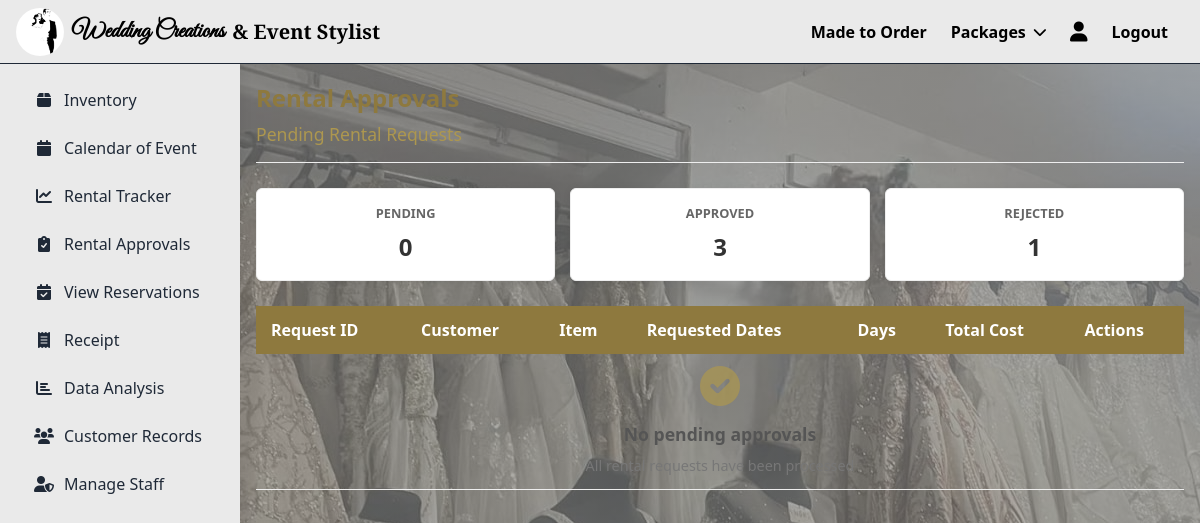
Before: /rentals/approvals/ (signed in) with the older database file.
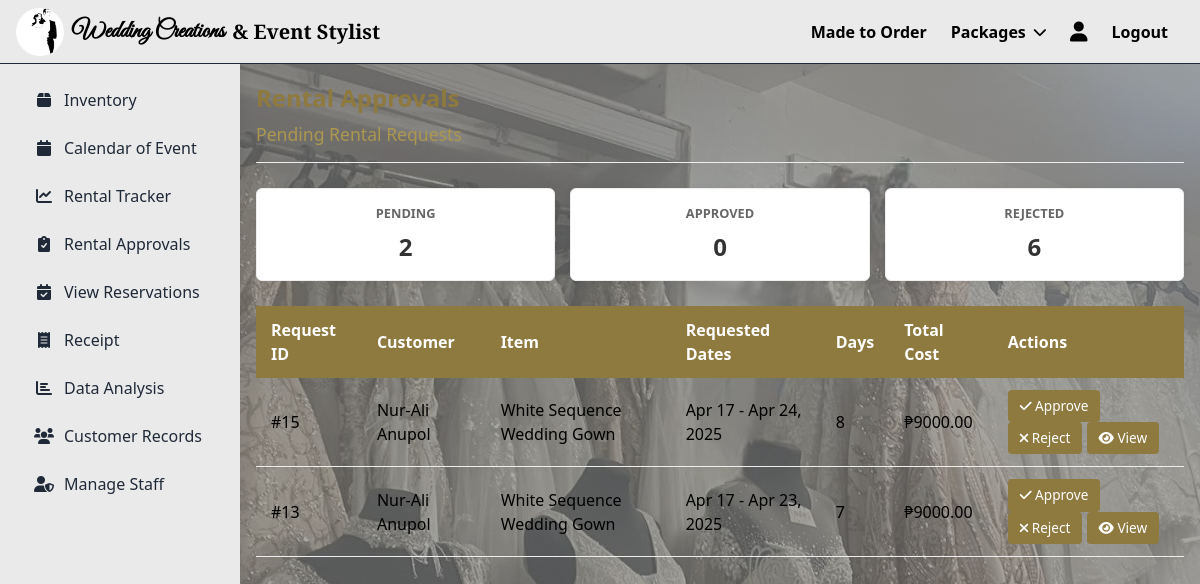
After: the same page with the newer database file.
### saritasapp/models.py (models this page shows, shortened)
class Rental(models.Model):
    PENDING = "Pending"
    APPROVED = "Approved"
    RENTED = "Rented"
    RETURNED = "Returned"
    OVERDUE = "Overdue"
    CANCELLED = "Cancelled"
    REJECTED = "Rejected"
    RENTING = "Renting"
    STATUS_CHOICES = [
        (RENTING, "Renting"),
        (PENDING, "Pending"),
        (APPROVED, "Approved"),
        (RENTED, "Rented"),
        (RETURNED, "Returned"),
        (OVERDUE, "Overdue"),
        (CANCELLED, "Cancelled"),
        (REJECTED, "Rejected"),
    ]
    customer = models.ForeignKey(Customer, on_delete=models.CASCADE, related_name="rentals")
    user = models.ForeignKey(
        settings.AUTH_USER_MODEL,
        on_delete=models.SET_NULL,
        null=True,
        blank=True,
        related_name="managed_rentals"
    )
    user = models.ForeignKey(
        settings.AUTH_USER_MODEL,
        on_delete=models.SET_NULL,
        null=True,
        blank=True,
        related_name="managed_rentals"
    )
    approved_by = models.ForeignKey(
        settings.AUTH_USER_MODEL,
        on_delete=models.SET_NULL,
        null=True,
        blank=True,
        related_name="approved_rentals"
    )
    inventory = models.ForeignKey(
        'Inventory',
        on_delete=models.CASCADE,
        related_name="rentals"
    )
    rental_start = models.DateField(default=timezone.now, db_index=True)
    rental_end = models.DateField(db_index=True)
    deposit = models.DecimalField(
        max_digits=10,
        decimal_places=2,
        null=True,
        blank=True
    )
    status = models.CharField(
        max_length=10,
        choices=STATUS_CHOICES,
        default=PENDING,
        db_index=True
    )
    created_at = models.DateTimeField(auto_now_add=True, db_index=True)
    updated_at = models.DateTimeField(auto_now=True)
    approved_at = models.DateTimeField(null=True, blank=True)
    rejection_reason = models.TextField(blank=True, null=True)
    notes = models.TextField(blank=True, null=True)
    inventory_decremented = models.BooleanField(default=False)
    class Meta:
        ordering = ['-created_at']
        indexes = [
            models.Index(fields=['rental_start', 'rental_end']),
            models.Index(fields=['status']),
            models.Index(fields=['created_at']),
        ]
    @property
    def duration_days(self):
        return (self.rental_end - self.rental_start).days + 1
    @property
    def rental_cost(self):
        return float(self.inventory.rental_price)
    @property
    def total_cost(self):
        return self.rental_cost + float(self.deposit or 0)

class Customer(models.Model):
    user = models.OneToOneField(User, on_delete=models.CASCADE, related_name="customer_profile")
    phone = models.CharField(max_length=15, unique=True)
    address = models.TextField(blank=True, null=True)
    created_at = models.DateTimeField(auto_now_add=True)
    image = models.ImageField(upload_to="customers/", null=True, blank=True)

class User(AbstractUser):
    ROLE_CHOICES = [
        ('staff', 'Staff'),
        ('customer', 'Customer'),
    ]
    email = models.EmailField(unique=True)
    branch = models.ForeignKey(Branch, null=True, blank=True, on_delete=models.SET_NULL)
    role = models.CharField(max_length=10, choices=ROLE_CHOICES, default='customer')
    created_at = models.DateTimeField(auto_now_add=True)
    USERNAME_FIELD = "username"
    REQUIRED_FIELDS = ["email"]

class Inventory(models.Model):
    name = models.CharField(max_length=255)
    branch = models.ForeignKey(Branch, on_delete=models.CASCADE, related_name="inventory_items")
    category = models.ForeignKey(Category, on_delete=models.CASCADE, related_name="items")
    color = models.ForeignKey(Color, null=True, blank=True, on_delete=models.SET_NULL, related_name="inventory_items")
    size = models.ForeignKey(Size, null=True, blank=True, on_delete=models.SET_NULL, related_name="inventory_items")
    quantity = models.IntegerField(default=0)
    rental_price = models.DecimalField(max_digits=10, decimal_places=2)
    reservation_price = models.DecimalField(max_digits=10, decimal_places=2, null=True, blank=True)
    deposit_price = models.DecimalField(max_digits=10, decimal_places=2, null=True, blank=True)
    purchase_price = models.DecimalField(max_digits=10, decimal_places=2, null=True, blank=True)
    available = models.BooleanField(default=True)
    image = models.ImageField(upload_to="inventory/", null=True, blank=True)
    created_at = models.DateTimeField(auto_now_add=True)
    updated_at = models.DateTimeField(auto_now=True)
    class Meta:
        verbose_name_plural = "Inventory"
        ordering = ['-created_at']

### saritasapp/views.py (the view)
# urls.py: path('rentals/approvals/', views.rental_approvals, name='rental_approvals'),
@staff_member_required
@login_required
def rental_approvals(request):
    pending_rentals = Rental.objects.filter(status='Pending').select_related(
        'customer__user', 'inventory').order_by('-created_at')
    stats = {
        'pending': pending_rentals.count(),
        'approved': Rental.objects.filter(status='Approved').count(),
        'rejected': Rental.objects.filter(status='Rejected').count(),
    }
    return render(request, 'saritasapp/rental_approvals.html', {
        'pending_rentals': pending_rentals,
        'stats': stats,
    })

### customerapp/context_processors.py (called while the page is built)
def notifications(request):
    if request.user.is_authenticated:
        cache_key = f'unread_count_{request.user.id}'
        count = cache.get(cache_key)
        if count is None:
            count = Notification.objects.filter(
                user=request.user,
                is_read=False
            ).count()
            cache.set(cache_key, count, 60)  # Cache for 60 seconds
        return {'unread_count': count}
    return {'unread_count': 0}

### saritasapp/context_processors.py (called while the page is built)
def notifications(request):
    if request.user.is_authenticated:
        return {
            'unread_count': Notification.objects.filter(user=request.user, is_read=False).count()
        }
    return {}

### saritasapp/templates/saritasapp/rental_approvals.html (shortened to what this page needs)
{% extends "saritasapp/base.html" %}
{% load static %}
{% block extra_css %}
<link rel="stylesheet" href="{% static 'css/rental_approvals.css' %}">
<link rel="stylesheet" href="https://cdnjs.cloudflare.com/ajax/libs/font-awesome/6.0.0/css/all.min.css">
{% endblock %}
{% block content %}
<div class="page-header">
    <h1>Rental Approvals</h1>
    <h2>Pending Rental Requests</h2>
</div>
<div class="stats-container">
    <div class="stat-item">
        <div class="stat-label">Pending</div>
        <div class="stat-value">{{ stats.pending }}</div>
    </div>
    <div class="stat-item">
        <div class="stat-label">Approved</div>
        <div class="stat-value">{{ stats.approved }}</div>
    </div>
    <div class="stat-item">
        <div class="stat-label">Rejected</div>
        <div class="stat-value">{{ stats.rejected }}</div>
    </div>
</div>
<div class="table-container">
    <table class="table">
        <thead>
            <tr>
                <th>Request ID</th>
                <th>Customer</th>
                <th>Item</th>
                <th>Requested Dates</th>
                <th>Days</th>
                <th>Total Cost</th>
                <th>Actions</th>
            </tr>
        </thead>
        <tbody>
            {% for rental in pending_rentals %}
            <tr>
                <td>#{{ rental.id }}</td>
                <td>{{ rental.customer.user.get_full_name }}</td>
                <td>{{ rental.inventory.name }}</td>
                <td>{{ rental.rental_start|date:"M d" }} - {{ rental.rental_end|date:"M d, Y" }}</td>
                <td>{{ rental.duration_days }}</td>
                <td>₱{{ rental.total_cost|floatformat:2 }}</td>
                <td class="action-buttons">
                    <a href="{% url 'saritasapp:approve_or_reject_rental' rental.id 'approve' %}" class="btn btn-approve">
                        <i class="fas fa-check"></i> Approve
                    </a>
                    <a href="{% url 'saritasapp:approve_or_reject_rental' rental.id 'reject' %}" class="btn btn-reject">
                        <i class="fas fa-times"></i> Reject
                    </a>
                    <a href="{% url 'saritasapp:rental_detail' rental.id %}" class="btn btn-info">
                        <i class="fas fa-eye"></i> View
                    </a>
                </td>
            </tr>
            {% empty %}
            <tr>
                <td colspan="7" class="empty-state">
                    <i class="fas fa-check-circle"></i>
                    <h4>No pending approvals</h4>
                    <p>All rental requests have been processed</p>
                </td>
            </tr>
            {% endfor %}
        </tbody>
    </table>
</div>
{% endblock %}

### saritasapp/templates/saritasapp/base.html (shortened to what this page needs)
{% load static %}
<!DOCTYPE html>
<html lang="en">
<head>
    <script src="https://cdn.tailwindcss.com"></script>
    <link rel="stylesheet" href="https://cdnjs.cloudflare.com/ajax/libs/font-awesome/6.4.0/css/all.min.css">
    {% block extra_css %}{% endblock %}
</head>
<body class="bg-custom min-h-screen">
    <div class="hidden lg:block fixed top-0 left-0 h-full w-60 bg-[#EAEAEA] shadow-lg z-40 overflow-y-auto">
        <div class="p-4 space-y-2 mt-16">
            <a href="{% url 'saritasapp:inventory_list' %}" class="flex items-center px-4 py-2 text-gray-800 hover:bg-[#AD974F] rounded-lg transition-colors">
                <i class="fas fa-box w-6 text-center mr-2"></i>
                <span>Inventory</span>
            </a>
            <a href="{% url 'saritasapp:calendar' %}" class="flex items-center px-4 py-2 text-gray-800 hover:bg-[#AD974F] rounded-lg transition-colors">
                <i class="fas fa-calendar w-6 text-center mr-2"></i>
                <span>Calendar of Event</span>
            </a>
            <a href="{% url 'saritasapp:rental_tracker' %}" class="flex items-center px-4 py-2 text-gray-800 hover:bg-[#AD974F] rounded-lg transition-colors">
                <i class="fas fa-chart-line w-6 text-center mr-2"></i>
                <span>Rental Tracker</span>
            </a>
            <a href="{% url 'saritasapp:rental_approvals' %}" class="flex items-center px-4 py-2 text-gray-800 hover:bg-[#AD974F] rounded-lg transition-colors">
                <i class="fas fa-clipboard-check w-6 text-center mr-2"></i>
                <span>Rental Approvals</span>
            </a>
            <a href="{% url 'saritasapp:view_reservations' %}" class="flex items-center px-4 py-2 text-gray-800 hover:bg-[#AD974F] rounded-lg transition-colors">
                <i class="fas fa-calendar-check w-6 text-center mr-2"></i>
                <span>View Reservations</span>
            </a>
            <a href="{% url 'saritasapp:receipt-detail' receipt_id=1 %}" class="flex items-center px-4 py-2 text-gray-800 hover:bg-[#AD974F] rounded-lg transition-colors">
                <i class="fas fa-receipt w-6 text-center mr-2"></i>
                <span>Receipt</span>
            </a>
            <a href="{% url 'saritasapp:data_analysis' %}" class="flex items-center px-4 py-2 text-gray-800 hover:bg-[#AD974F] rounded-lg transition-colors">
                <i class="fas fa-chart-bar w-6 text-center mr-2"></i>
                <span>Data Analysis</span>
            </a>
            <a href="{% url 'saritasapp:customer_list' %}" class="flex items-center px-4 py-2 text-gray-800 hover:bg-[#AD974F] rounded-lg transition-colors">
                <i class="fas fa-users w-6 text-center mr-2"></i>
                <span>Customer Records</span>
            </a>
            <a href="{% url 'saritasapp:manage_staff' %}" class="flex items-center px-4 py-2 text-gray-800 hover:bg-[#AD974F] rounded-lg transition-colors">
                <i class="fas fa-user-shield w-6 text-center mr-2"></i>
                <span>Manage Staff</span>
            </a>
        </div>
    </div>
    <header class="fixed top-0 left-0 right-0 h-16 bg-[#EAEAEA] flex items-center justify-between px-4 z-50 border-b border-gray-800">
        <div class="flex items-center">
            <a href="{% url 'saritasapp:dashboard' %}" class="flex items-center gap-2">
                <img src="{% static 'images/Logo.png' %}" alt="Logo" class="w-12 h-12 rounded-full">
                <span class="text-2xl font-bold text-black" style="font-family: 'Great Vibes', cursive;">
                    Wedding Creations
                </span>
                <span class="text-xl font-semibold text-black" style="font-family: 'Playfair Display', serif;">
                    & Event Stylist
                </span>
            </a>
        </div>
        <div class="hidden lg:flex items-center gap-6 mr-4">
            <a href="{% url 'saritasapp:made_to_order' %}" class="text-black font-semibold hover:text-[#AD974F] transition-colors">
                Made to Order
            </a>
            <div class="relative group">
                <button class="flex items-center text-black font-semibold hover:text-[#AD974F] transition-colors">
                    Packages
                    <i class="fas fa-chevron-down ml-2 text-sm"></i>
                </button>
            </div>
            <a href="{% url 'saritasapp:staff_profile' %}" class="text-black hover:text-[#AD974F] transition-colors">
                <i class="fas fa-user text-xl"></i>
            </a>
            {% if user.is_authenticated %}
            <form method="post" action="{% url 'saritasapp:logout' %}">
                <button type="submit" class="text-black font-semibold hover:text-[#AD974F] transition-colors">
                    Logout
                </button>
            </form>
            {% else %}
            <a href="{% url 'saritasapp:sign_in' %}" class="text-black font-semibold hover:text-[#AD974F] transition-colors">
                Login
            </a>
            {% endif %}
        </div>
    </header>
    <main class="pt-20 lg:pl-64 px-4 min-h-screen">
        {% block content %}
        {% endblock %}
    </main>
</body>
</html>

### static/css/rental_approvals.css (style rules this page uses)
.page-header { display: flex; flex-direction: column; margin-bottom: 25px; padding-bottom: 15px; border-bottom: 1px solid #eee; }
.page-header h1 { color: #8E793E; font-size: 1.5rem; font-weight: 600; margin: 0; }
.page-header h2 { color: #AD974F; font-size: 1.1rem; font-weight: 400; margin: 5px 0 0; }
.stats-container { display: flex; gap: 15px; margin-bottom: 25px; }
.stat-item { flex: 1; background: white; border-radius: 6px; padding: 15px; box-shadow: 0 0 8px rgba(0,0,0,0.05); text-align: center; border: 1px solid #eee; }
.stat-label { color: #666; font-size: 0.8rem; font-weight: 600; margin-bottom: 5px; text-transform: uppercase; }
.stat-value { color: #333; font-size: 1.5rem; font-weight: 600; }
.table { width: 100%; border-collapse: collapse; }
.table thead th { background-color: #8E793E; color: white; padding: 12px 15px; text-align: left; font-weight: 600; }
.table tbody td { padding: 12px 15px; border-bottom: 1px solid #eee; vertical-align: middle; }
.btn { display: inline-block; padding: 6px 12px; background-color: #8E793E; color: white; border-radius: 4px; font-size: 0.85rem; font-weight: 500; text-decoration: none; transition: background-color 0.2s ease; }

Changed rows visible on the page:
added Rental: id "15", customer.user.get_full_name "Nur-Ali Anupol", inventory.name "White Sequence Wedding Gown", rental_start "Apr 17", rental_end "Apr 24, 2025", duration_days "8", total_cost "9000.00"
added Rental: id "13", customer.user.get_full_name "Nur-Ali Anupol", inventory.name "White Sequence Wedding Gown", rental_start "Apr 17", rental_end "Apr 23, 2025", duration_days "7", total_cost "9000.00"
Other visible differences:
{{ stats.pending }}: "0" → "2"
{{ stats.approved }}: "3" → "0"
{{ stats.rejected }}: "1" → "6"
text no longer shown: "No pending approvals All rental requests have been processed"
